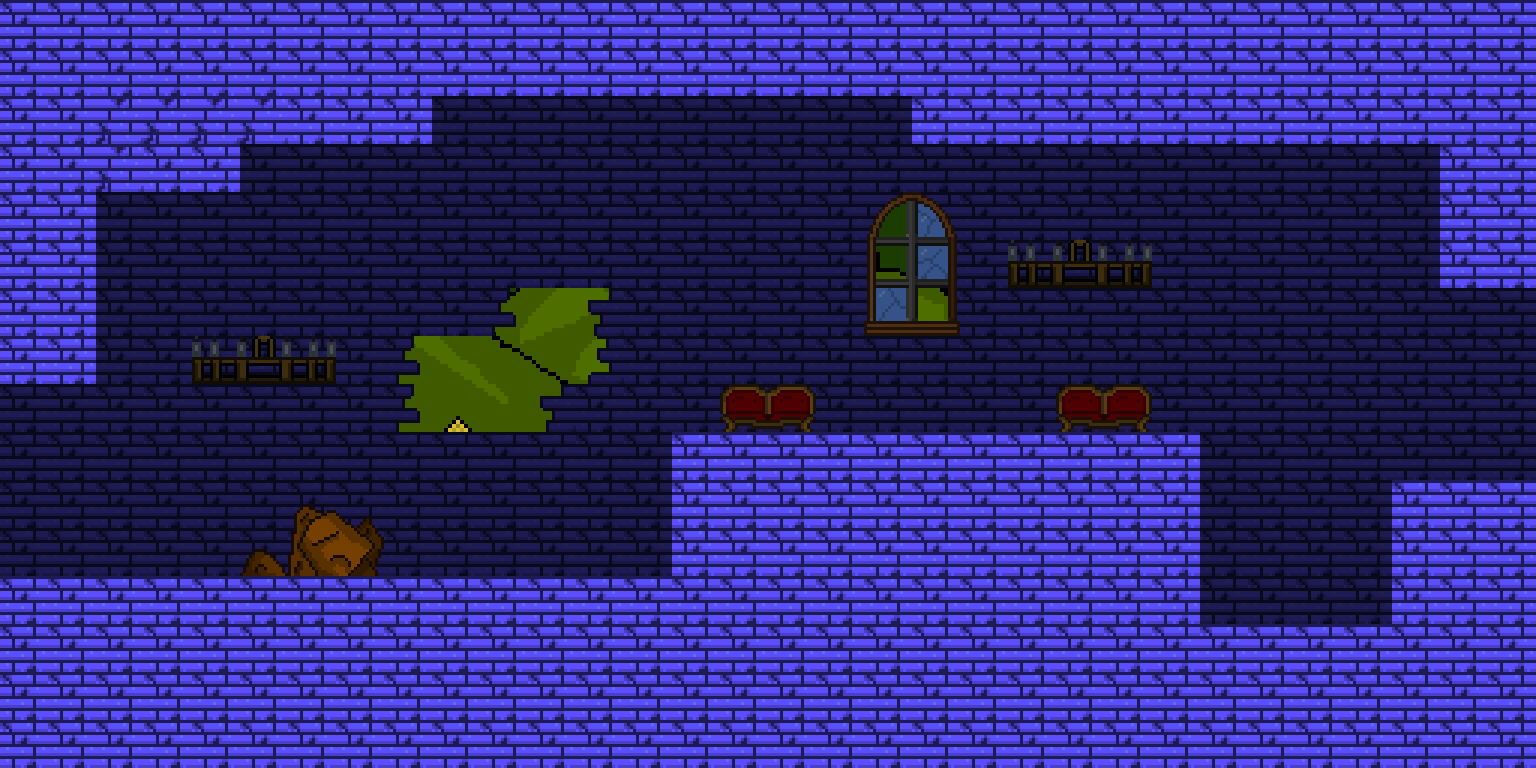

This game map was drawn from its Tiled (.tmx) file and the tilesets committed beside it. A one-line description and the trimmed map source follow:
An orthogonal 32x16 tile map with 48x48 px tiles, 2 tile layers (back_tiles, front), 2 tilesets, 3 image layers and 17 objects (2x SpawnPoint, 2x Portal, HazardRockBlock, EnemyArmorTrap, HazardSpikes).

<map version="1.11" tiledversion="1.11.0" orientation="orthogonal" renderorder="right-down" width="32" height="16" tilewidth="48" tileheight="48" infinite="0" nextlayerid="18" nextobjectid="47">
 <properties>
  <property name="depth" type="int" value="3000" />
 </properties>
 <tileset firstgid="1" name="tileset01" tilewidth="48" tileheight="48" tilecount="176" columns="16">
  <image source="tilesets/tileset01.png" width="768" height="528" />
 </tileset>
 <tileset firstgid="177" name="objects" tilewidth="48" tileheight="48" tilecount="64" columns="8">
  <image source="objects.png" width="384" height="384" />
 </tileset>
 <imagelayer id="10" name="Image Layer 3">
  <image source="Backgrounds/ground_back.png" width="1024" height="576" />
  <properties>
   <property name="depth" type="int" value="3000" />
   <property name="parallax_x" type="float" value="1" />
   <property name="parallax_y" type="float" value="1" />
   <property name="repeat_y" type="bool" value="true" />
  </properties>
 </imagelayer>
 <imagelayer id="8" name="Image Layer 1">
  <image source="Backgrounds/ground_far.png" width="1024" height="576" />
  <properties>
   <property name="depth" type="int" value="2900" />
   <property name="parallax_x" type="float" value="0.8" />
   <property name="parallax_y" type="float" value="0.8" />
   <property name="repeat_y" type="bool" value="false" />
  </properties>
 </imagelayer>
 <imagelayer id="9" name="Image Layer 2">
  <image source="Backgrounds/ground_front.png" width="1024" height="576" />
  <properties>
   <property name="depth" type="int" value="2800" />
   <property name="parallax_x" type="float" value="0.9" />
   <property name="parallax_y" type="float" value="0.9" />
   <property name="repeat_y" type="bool" value="false" />
  </properties>
 </imagelayer>
 <layer id="11" name="back_tiles" width="32" height="16">
  <properties>
   <property name="depth" type="int" value="1000" />
   <property name="tileset" type="int" value="0" />
  </properties>
  <data>[512 cells, 506 non-empty, 12 distinct tile ids]</data>
 </layer>
 <layer id="12" name="front" width="32" height="16">
  <properties>
   <property name="depth" type="int" value="900" />
   <property name="tileset" type="int" value="0" />
  </properties>
  <data>[512 cells, 15 non-empty, 10 distinct tile ids]</data>
 </layer>
 <objectgroup color="#0000ff" id="13" name="walls">
  <properties>
   <property name="isWallLayer" type="bool" value="true" />
  </properties>
  <object id="3" x="0" y="0" width="96" height="384" />
  <object id="5" x="0" y="576" width="1200" height="192" />
  <object id="8" x="96" y="0" width="1440" height="96" />
  <object id="9" x="1440" y="96" width="96" height="192" />
  <object id="11" x="96" y="96" width="336" height="48" />
  <object id="12" x="96" y="144" width="144" height="48" />
  <object id="16" x="1392" y="480" width="144" height="288" />
  <object id="17" x="672" y="432" width="528" height="144" />
  <object id="23" x="1200" y="624" width="192" height="144" />
  <object id="24" x="912" y="96" width="528" height="48" />
 </objectgroup>
 <objectgroup id="14" name="objects">
  <object id="44" type="HazardRockBlock" x="1519.43" y="-118.389" width="48" height="48" />
  <object id="45" type="EnemyArmorTrap" x="864" y="336" width="48" height="72" />
  <object id="46" type="HazardSpikes" x="1200" y="576" width="192" height="48" />
 </objectgroup>
 <objectgroup color="#aa00ff" id="17" name="checkpoints" />
 <objectgroup color="#ff5500" id="16" name="spawnpoints">
  <object id="27" type="SpawnPoint" x="48" y="384" width="48" height="48">
   <properties>
    <property name="id" type="int" value="0" />
   </properties>
  </object>
  <object id="28" type="SpawnPoint" x="1488" y="288" width="48" height="48">
   <properties>
    <property name="id" type="int" value="1" />
   </properties>
  </object>
 </objectgroup>
 <objectgroup color="#00ff00" id="15" name="doors">
  <object id="19" type="Portal" x="1584" y="288" width="48" height="192">
   <properties>
    <property name="horizontal" type="bool" value="false" />
    <property name="id_point" type="int" value="0" />
    <property name="id_room" type="int" value="19" />
   </properties>
  </object>
  <object id="41" type="Portal" x="-96" y="384" width="48" height="192">
   <properties>
    <property name="horizontal" type="bool" value="false" />
    <property name="id_point" type="int" value="2" />
    <property name="id_room" type="int" value="17" />
   </properties>
  </object>
 </objectgroup>
</map>
